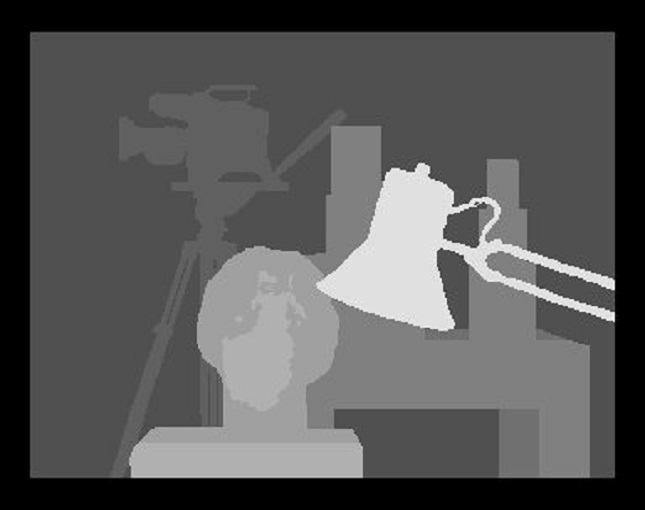
//> input picture latex_images/ground.jpg, 645 x 510 px
$ ./Untitled1 ../latex_images/ground.jpg ../latex_images/adapt.png   (built with g++ and OpenCV 4)
//> lines starting //> are read from the running program, lines starting //| are printed output that depends on the picture; after the words box and inside, x2 and y2 are one past the last pixel; in counts of white or black regions, pixels touching at a corner belong together
#include <iostream>
#include <opencv2/opencv.hpp>
#include <opencv2/features2d/features2d.hpp>
#include <fstream>

using namespace cv;
using namespace std;

Mat img_left, img_right, img_left_disp, img_right_disp;
Mat img_left_desc, img_right_desc;
vector< KeyPoint > kpl, kpr;

bool isLeftKeyPoint(int i, int j) {
  int n = kpl.size();
  return (i >= kpl[0].pt.x && i <= kpl[n-1].pt.x
          && j >= kpl[0].pt.y && j <= kpl[n-1].pt.y);
}

bool isRightKeyPoint(int i, int j) {
  int n = kpr.size();
  return (i >= kpr[0].pt.x && i <= kpr[n-1].pt.x
          && j >= kpr[0].pt.y && j <= kpr[n-1].pt.y);
}

void cacheDescriptorVals() {
  auto extractor = ORB::create();
  for (int i = 0; i < img_left.cols; i++) {
    for (int j = 0; j < img_left.rows; j++) {
      kpl.push_back(KeyPoint(i,j,1));
      kpr.push_back(KeyPoint(i,j,1));
    }
  }
  extractor->compute(img_left, kpl, img_left_desc);
  extractor->compute(img_right, kpr, img_right_desc);
}

long costF(const Mat& left, const Mat& right) {
  long cost = 0;
  for (int i = 0; i < 32; i++) {
    cost += abs(left.at<uchar>(0,i)-right.at<uchar>(0,i));
  }
  return cost;
}

int getCorresPoint(Point p, Mat& img, int ndisp) {
  ofstream mfile;
  mfile.open("cost.txt");
  int w = 5;
  long minCost = 1e9;
  int chosen_i = 0;
  int x0r = kpr[0].pt.x;
  int y0r = kpr[0].pt.y;
  int ynr = kpr[kpr.size()-1].pt.y;
  int x0l = kpl[0].pt.x;
  int y0l = kpl[0].pt.y;
  int ynl = kpl[kpl.size()-1].pt.y;
  for (int i = p.x-ndisp; i <= p.x; i++) {
    long cost = -1;
    for (int j = -w; j <= w; j++) {
      for (int k = -w; k <= w; k++) {
        if (!isLeftKeyPoint(p.x+j, p.y+k) || !isRightKeyPoint(i+j, p.y+k))
          continue;
        int idxl = (p.x+j-x0l)*(ynl-y0l+1)+(p.y+k-y0l);
        int idxr = (i+j-x0r)*(ynr-y0r+1)+(p.y+k-y0r);
        cost += costF(img_left_desc.row(idxl), img_right_desc.row(idxr));
      }
    }
    cost = cost / ((2*w+1)*(2*w+1));
    mfile << (p.x-i) << " " << cost << endl;
    if (cost < minCost) {
      minCost = cost;
      chosen_i = i;
    }
  }
  cout << "minCost: " << minCost << endl;
  return chosen_i;
}

void mouseClickLeft(int event, int x, int y, int flags, void* userdata) {
  if (event == EVENT_LBUTTONDOWN) {
    if (!isLeftKeyPoint(x,y))
      return;
    int right_i = getCorresPoint(Point(x,y), img_right, 20);
    Scalar color = Scalar(255,255,0);
    circle(img_left_disp, Point(x,y), 4, color, -1, 8, 0);
    circle(img_right_disp, Point(right_i,y), 4, color, -1, 8, 0);
    line(img_right_disp, Point(0,y), Point(img_right.cols,y),
         color, 1, 8, 0);
    cout << "Left: " << x << " Right: " << right_i << endl;
  }
}

int main(int argc, char const *argv[])
{
  img_left = imread(argv[1]);
//> img_left is the input picture: 510 rows x 645 cols, CV_8UC3; min 0, max 252, mean 86.1
  img_right = imread(argv[2]);
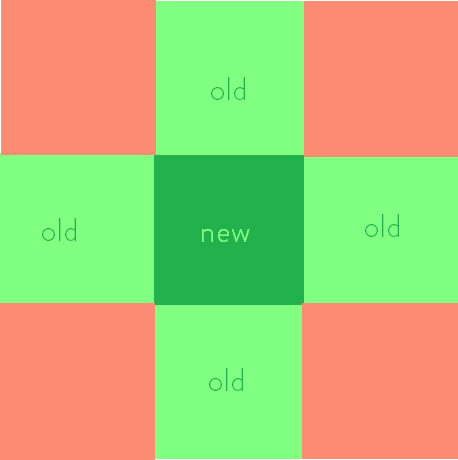
//> input picture latex_images/adapt.png, 458 x 460 px
//> img_right is the input picture: 460 rows x 458 cols, CV_8UC3; mean B, G, R 117.3, 193.3, 175.2
  img_left_disp = imread(argv[1]);
  img_right_disp = imread(argv[2]);
  cacheDescriptorVals();
//> in cacheDescriptorVals, `extractor->compute(img_left, kpl, img_left_desc);`: kpl = 261184 keypoints
//> in cacheDescriptorVals, `extractor->compute(img_right, kpr, img_right_desc);`: kpr = 157608 keypoints
  namedWindow("IMG-LEFT", 1);
  namedWindow("IMG-RIGHT", 1);
  setMouseCallback("IMG-LEFT", mouseClickLeft, NULL);
  while (1) {
    imshow("IMG-LEFT", img_left_disp);
    imshow("IMG-RIGHT", img_right_disp);
    if (waitKey(30) > 0) {
//> the left mouse button is pressed and released at (322, 255)
//> in isLeftKeyPoint, `int n = kpl.size();`: n = 261184
//> in getCorresPoint, `int x0r = kpr[0].pt.x;`: x0r = 31
//> in getCorresPoint, `int ynr = kpr[kpr.size()-1].pt.y;`: ynr = 428
//> in getCorresPoint, `int x0l = kpl[0].pt.x;`: x0l = 31
//> in getCorresPoint, `int ynl = kpl[kpl.size()-1].pt.y;`: ynl = 478
//> the loop in getCorresPoint, `for (int i = p.x-ndisp; i <= p.x; i++)` made 21 passes
//> (cost, minCost) on pass 1: (3079, 3079)
//> cost on passes 2 to 7: 3140, 3180, 3212, 3214, 3214, 3225
//> after the loop in getCorresPoint, `for (int i = p.x-ndisp; i <= p.x; i++)`: minCost = 3079; chosen_i = 302
//| minCost: 3079
//> in mouseClickLeft, `circle(img_left_disp, Point(x,y), 4, color, -1, 8, 0);`: img_left_disp: 510 rows x 645 cols, CV_8UC3; 49 pixels changed, all inside (x1, y1, x2, y2) = (318, 251, 327, 260)
//> in mouseClickLeft, `circle(img_right_disp, Point(right_i,y), 4, color, -1, 8, 0);`: img_right_disp: 460 rows x 458 cols, CV_8UC3; 49 pixels changed, all inside (x1, y1, x2, y2) = (298, 251, 307, 260)
//> in mouseClickLeft, `line(img_right_disp, Point(0,y), Point(img_right.cols,y), color, 1, 8,..`:
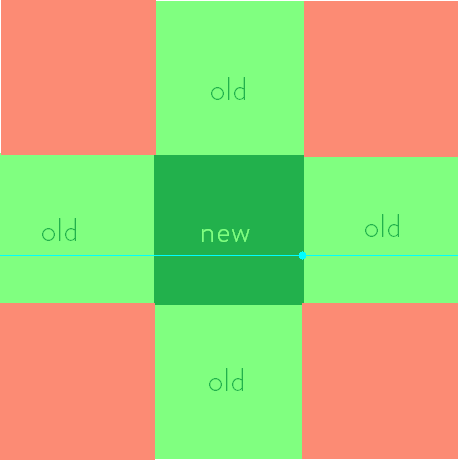
//> img_right_disp: 460 rows x 458 cols, CV_8UC3; mean B, G, R 117.7, 193.4, 175
//| Left: 322 Right: 302
//> the Esc key is pressed
      break;
    }
  }
  return 0;
}
